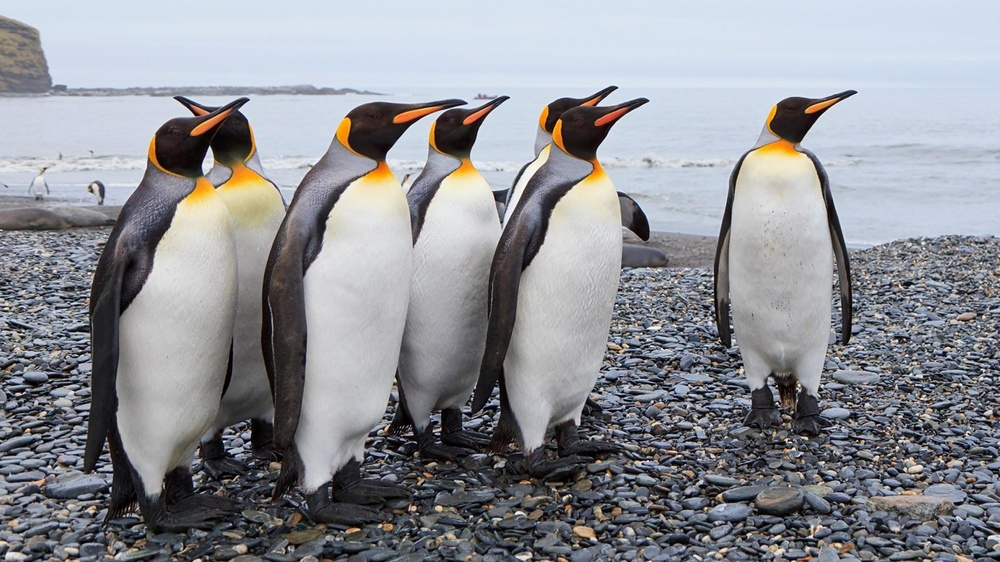
#> input picture Processador_imagens/Pinguim_1.jpg, 1000 x 562 px, shrunk from 1920 x 1080 before the run
$ python -i 'limiarização.py'   (imports and definitions only)
#> lines starting #> are read from the running program, lines starting #| are printed output that depends on the picture; after the words box and inside, x2 and y2 are one past the last pixel; in counts of white or black regions, pixels touching at a corner belong together
import numpy as np
from PIL import Image
from gerais import ler_imagem, mostrar_imagem

def limiarizar(I):

    limiar = int(input("Insira um valor inteiro entre 0 e 255 para servir de limiar: "))

    bw = Image.fromarray( np.uint8( I * 255 ) ).convert( "RGB" )
    bw = bw.convert('L')

    for x in range(bw.width):
        for y in range(bw.height):
            if bw.getpixel((x,y)) < limiar:
                bw.putpixel( (x,y), 0 )
            else:
                bw.putpixel( (x,y), 255 )

    print("Exibindo resultado da limiarização...")
    bw.show()

>>> import cv2
>>> picture = cv2.imread('Pinguim_1.jpg', cv2.IMREAD_GRAYSCALE)
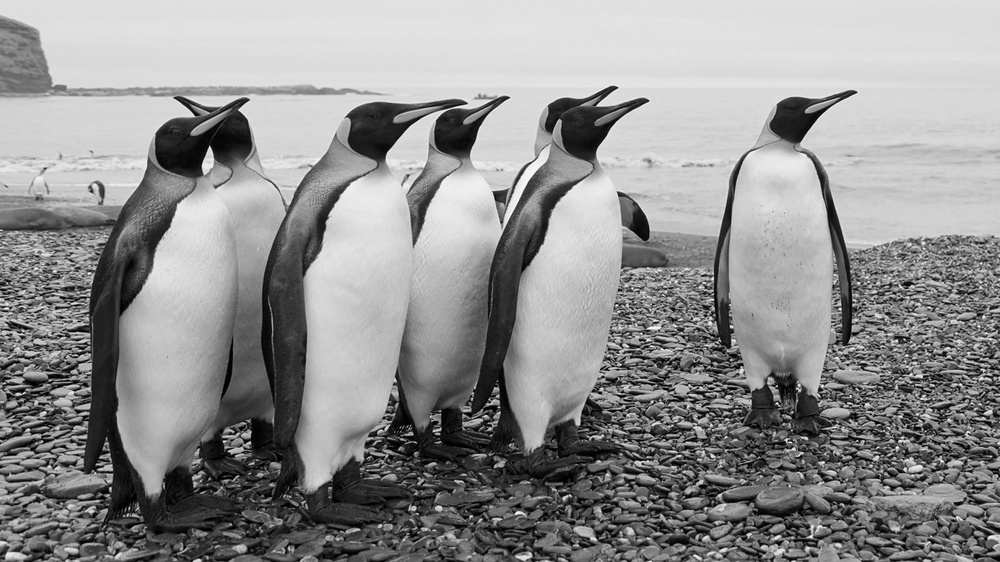
#> picture: shape (562, 1000); min 0, max 255, mean 144.7
>>> result = limiarizar(picture)
#> the answer given: 3
#> in limiarizar, `bw = Image.fromarray( np.uint8( I * 255 ) ).convert( "RGB" )`:
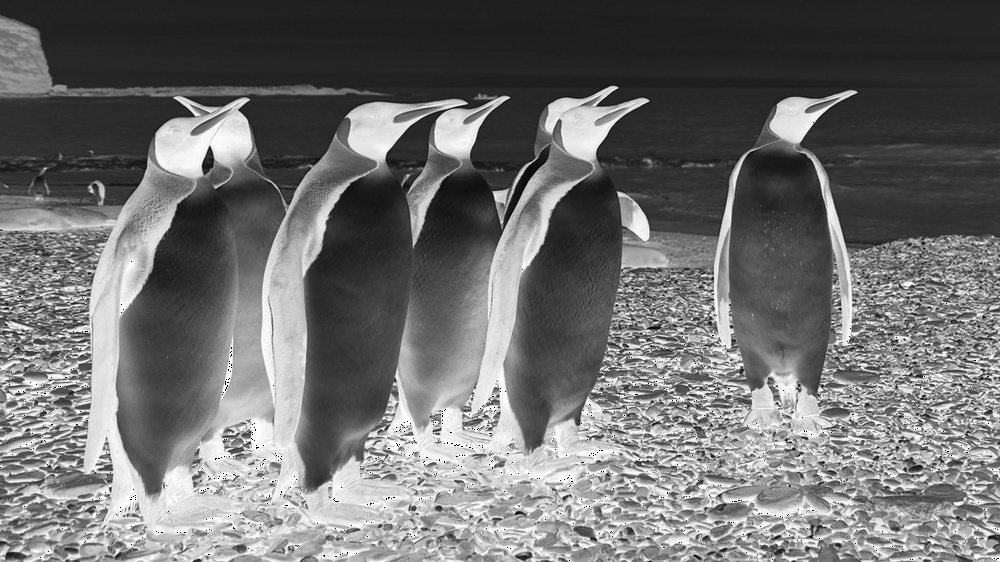
#> bw: PIL image 1000x562 RGB; min 0, max 255, mean 111
#> after the loop in limiarizar, `for x in range(bw.width):`:
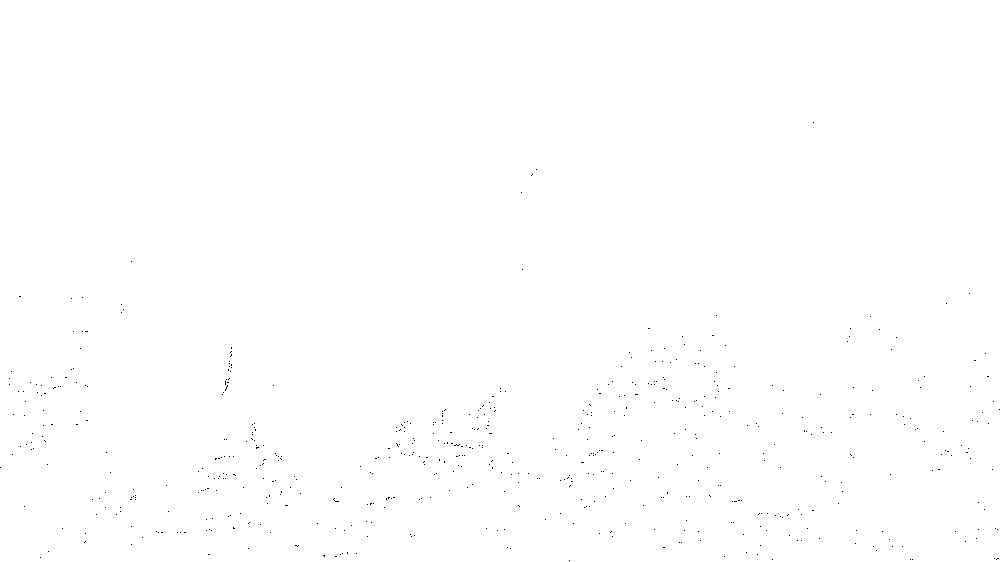
#> bw: PIL image 1000x562 L; 99.9% white; black in thin lines or dots, all inside (x1, y1, x2, y2) = (0, 122, 1000, 561)
